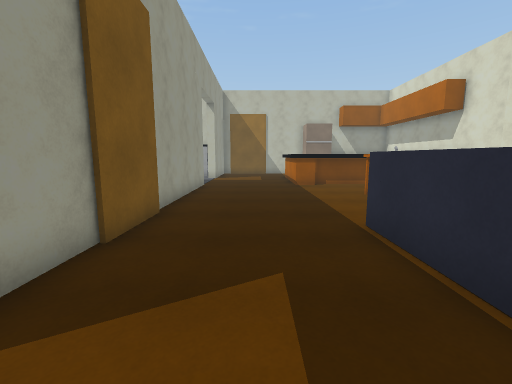
View 1 (above)

24 first-person views from a walk through a scene from a Unity 3-D project. The camera is 1.5 m above the floor, tilts 8° down and sees 90° across. Doors are open. The floor is counted in squares, 1 m on a side. Each view is taken from the middle of a square. On the plan, view 1 faces up. The plan holds only what a view shows up to about 13 squares ahead; the rest is blank. The player is left out. Surface patterns are stand-ins for the level's own textures.

View 2
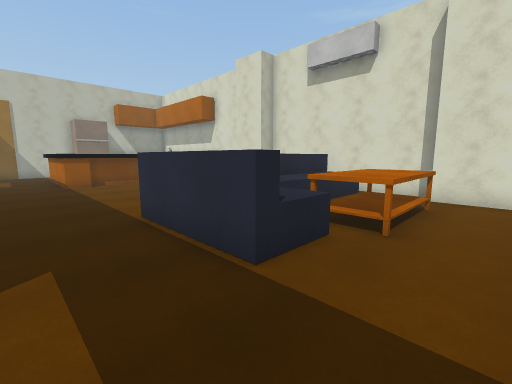

View 3
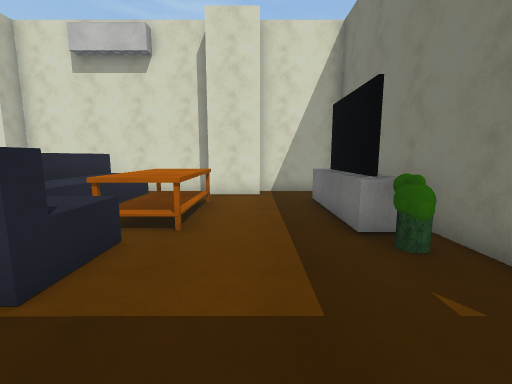

View 4
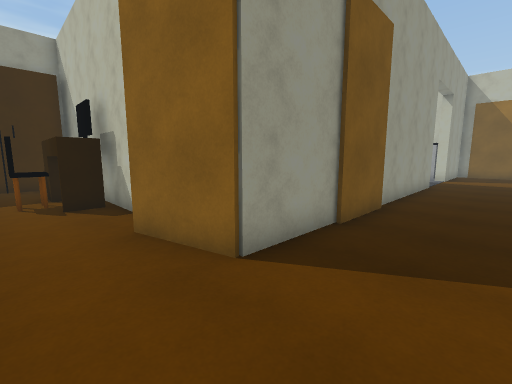

View 5
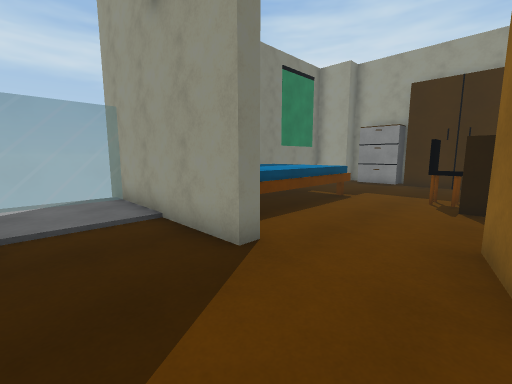

View 6
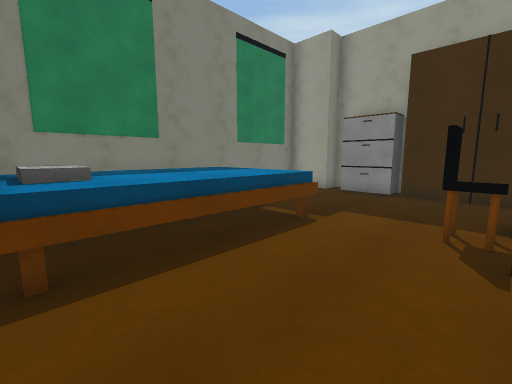

View 7
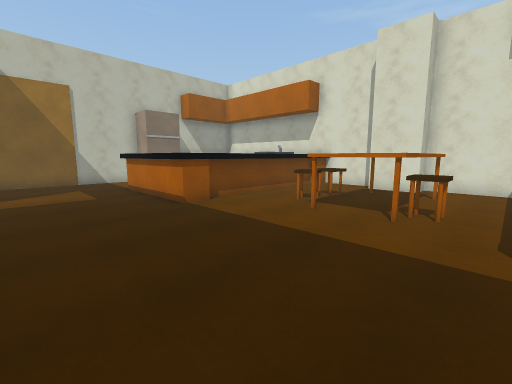

View 8
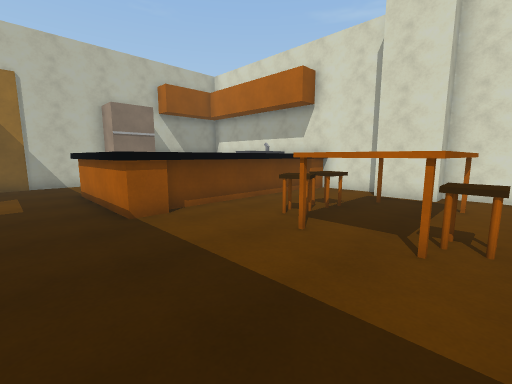

View 9
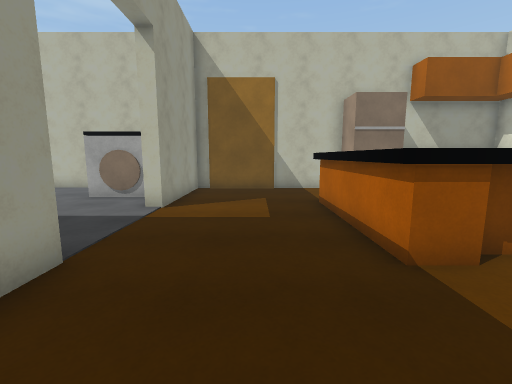

View 10
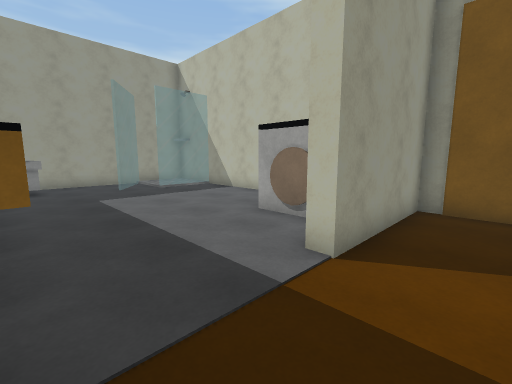

View 11
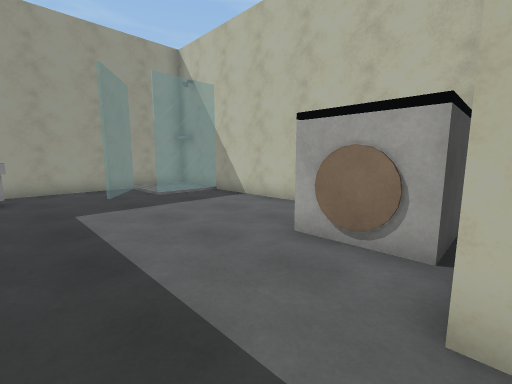

View 12
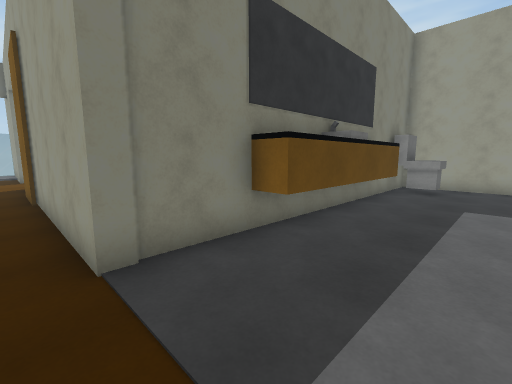

View 13
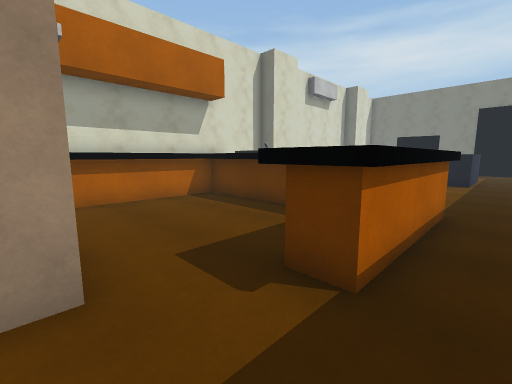

View 14
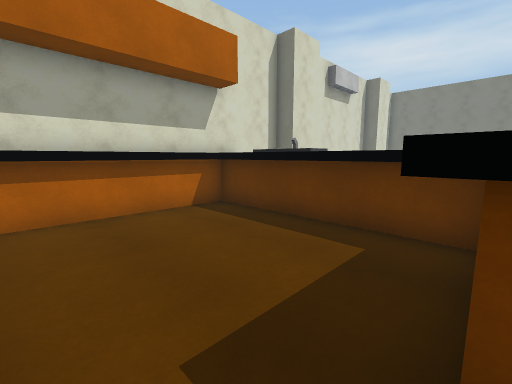

View 15
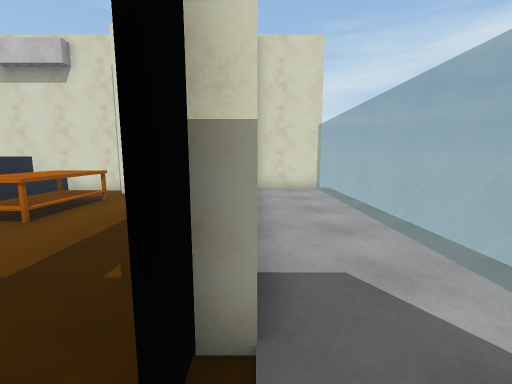

View 16
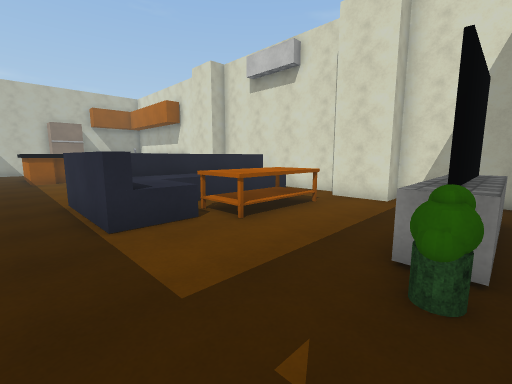

View 17
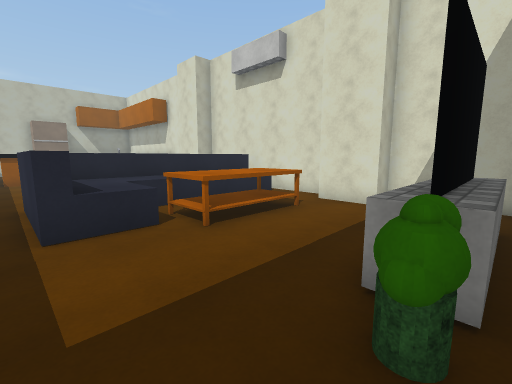

View 18
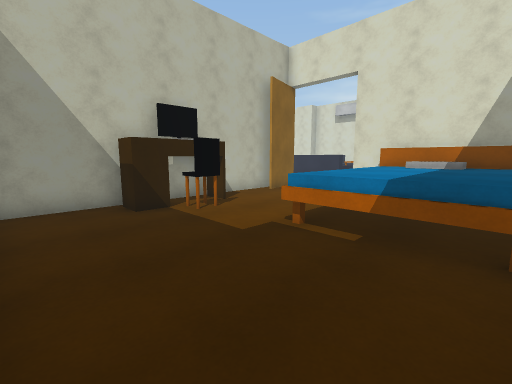

View 19
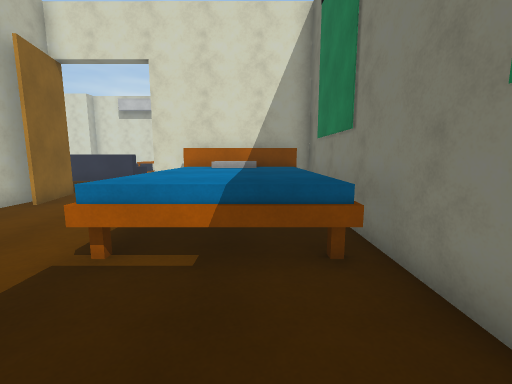

View 20
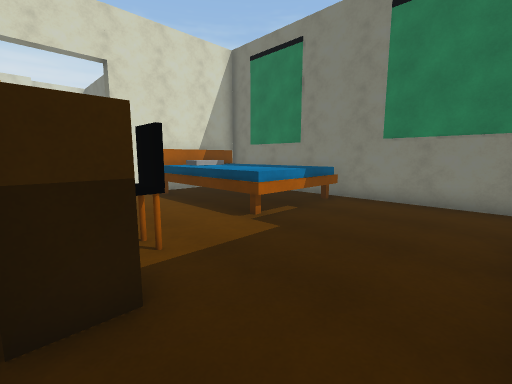

View 21
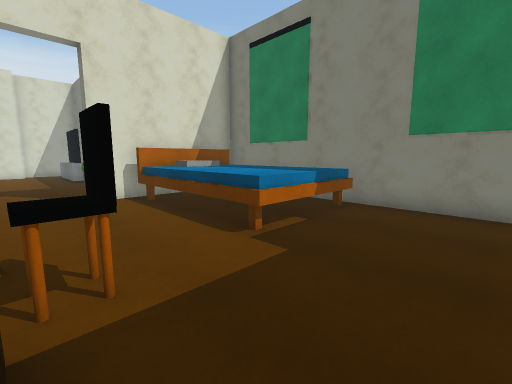

View 22
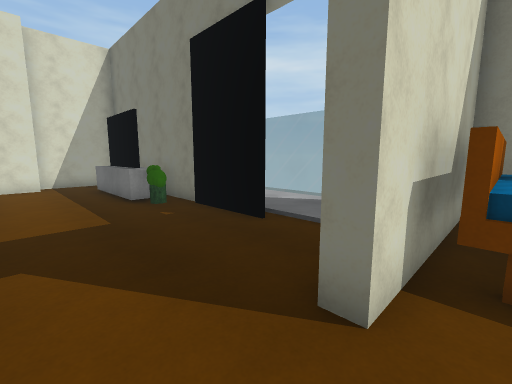

View 23
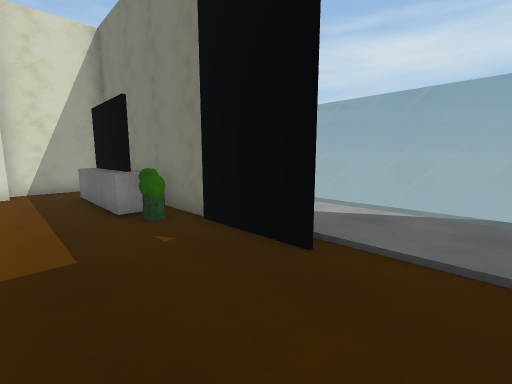

View 24
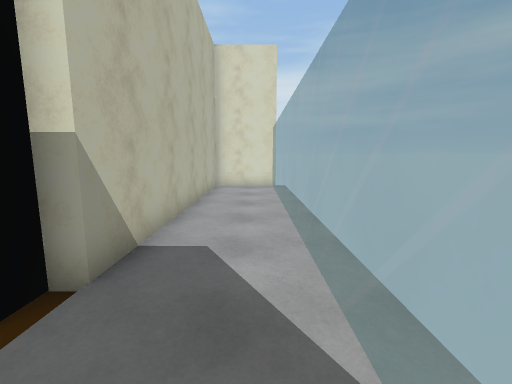

### Floor plan
Key: @ floor where view 1 was taken; # wall or solid block; . main floor; : floor 0.25 m higher than the main floor; D open door; = window, fence, low wall or low ledge; ^ raised ledge; T table; P plant; C closet; H chair; R drawers; B bed; I toilet; O other object.
Columns run from 16 left of view 1 to 11 right of it. Each row starts with its distance up from view 1.
 22 #########    #######OO
 21 #::=......  O#......OO
 20 # :=......  O#............##
 19 #===......OOO#............##
 18 #.==.........#....##......##
 17 #..........DDD....# ......##
 16 #.................# ......##
 15 #.II..............##########
 14 #.II.######.......##########
 13 ##############....##########
 12              #.............#
 11              #.......HHH..##
 10              #......T    T##
  9              #......T     ##
  8              #......THHTTT.#
  7              #.......HH....#
  6              #.............#
  5              #....##########
  4              #....##^^^^^^^#
  3              #....##^......#
  2   ############....##^OOOO..#
  1  C...T##...###.......OOOO.##
  0  C...THH........@.........##
 -1  C....H...................##
 -2  C.........................#
 -3 #R...........#.......OOOOO.#
 -4  R....BBBBBBB#......POOOOO.#
 -5  R....BBBBBBB#...###########
 -6 ##....BBBBBBB#.............#
 -7  #....BBBBBBB#.............#
 -8  #############=============#
 -9              #

Positions as (right, up) in squares from view 1, and headings:
1: (0, 0), facing up
2: (0, -1), facing up-right
3: (0, -1), facing right
4: (0, -1), facing up-left
5: (0, 1), facing down-left
6: (-4, 0), facing down-left
7: (-2, 6), facing up-right
8: (0, 7), facing up-right
9: (0, 10), facing up
10: (-1, 14), facing up-left
11: (-3, 15), facing up-left
12: (-2, 17), facing down-left
13: (1, 21), facing down-right
14: (3, 20), facing down-right
15: (-1, -5), facing right
16: (1, -4), facing up-right
17: (2, -4), facing up-right
18: (-14, -7), facing up-right
19: (-13, -6), facing right
20: (-14, 1), facing down-right
21: (-13, 0), facing down-right
22: (-4, 0), facing down-right
23: (-2, -1), facing down-right
24: (-2, -7), facing right
